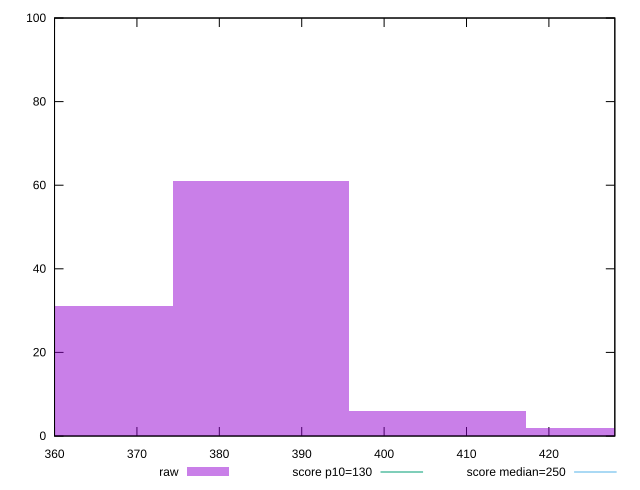

Source code (gnuplot):
reset

$raw <<EOF
427.8612194442121 2
363.6820365275803 31
385.0750974997909 61
406.4681584720015 6
EOF

set key outside below
set boxwidth 21.393060972210606
set xrange [360:428]
set yrange [0:100]
set trange [0:100]
set style fill transparent solid 0.5 noborder

set parametric
set terminal svg size 640, 490 enhanced background rgb 'white'
set output "reports/report_00030_2021-02-24T20-42-31.540Z/max-potential-fid/samples/music/raw/histogram.svg"

plot $raw title "raw" with boxes, \
     130,t title "score p10=130", \
     250,t title "score median=250"

reset
